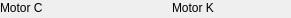
   <widget class="caFrame" name="caFrame_15">
    <property name="geometry">
     <rect>
      <x>56</x>
      <y>450</y>
      <width>291</width>
      <height>18</height>
     </rect>
    </property>
    <widget class="caLabel" name="caLabel_31">
     <property name="geometry">
      <rect>
       <x>0</x>
       <y>0</y>
       <width>90</width>
       <height>15</height>
      </rect>
     </property>
     <property name="text">
      <string>Motor C</string>
     </property>
     <property name="alignment">
      <set>Qt::AlignAbsolute|Qt::AlignLeading|Qt::AlignLeft|Qt::AlignVCenter</set>
     </property>
     <property name="fontScaleMode">
      <enum>ESimpleLabel::WidthAndHeight</enum>
     </property>
     <property name="foreground">
      <color>
       <red>0</red>
       <green>0</green>
       <blue>0</blue>
      </color>
     </property>
     <property name="background">
      <color alpha="0">
       <red>0</red>
       <green>0</green>
       <blue>0</blue>
      </color>
     </property>
     <property name="frameShape">
      <enum>QFrame::NoFrame</enum>
     </property>
    </widget>
    <widget class="caRelatedDisplay" name="caRelatedDisplay_18">
     <property name="geometry">
      <rect>
       <x>94</x>
       <y>1</y>
       <width>15</width>
       <height>15</height>
      </rect>
     </property>
     <property name="foreground">
      <color>
       <red>0</red>
       <green>0</green>
       <blue>0</blue>
      </color>
     </property>
     <property name="background">
      <color>
       <red>115</red>
       <green>223</green>
       <blue>255</blue>
      </color>
     </property>
     <property name="labels">
      <string>Motor C Extras;Motor C BISS;Motor C SSI;Motor C EtherCat;Motor C Amp;Motor C Motor</string>
     </property>
     <property name="files">
      <string>galil_motor_extras.ui ;galil_BISS.ui ;galil_SSI.ui ;galil_ECAT.ui ;galil_amp.ui ;motorx_all.ui </string>
     </property>
     <property name="args">
      <string>P=$(DMC),M=$(M3);P=$(DMC),M=$(M3);P=$(DMC),M=$(M3);P=$(DMC),M=$(M3);P=$(DMC),M=$(M3);P=$(DMC),M=$(M3)</string>
     </property>
     <property name="stackingMode" stdset="0">
      <enum>caRowColMenu::Menu</enum>
     </property>
     <property name="removeParent" stdset="0">
      <string>false;false;false;false;false;false</string>
     </property>
    </widget>
    <widget class="caLabel" name="caLabel_32">
     <property name="geometry">
      <rect>
       <x>172</x>
       <y>0</y>
       <width>90</width>
       <height>15</height>
      </rect>
     </property>
     <property name="text">
      <string>Motor K</string>
     </property>
     <property name="alignment">
      <set>Qt::AlignAbsolute|Qt::AlignLeading|Qt::AlignLeft|Qt::AlignVCenter</set>
     </property>
     <property name="fontScaleMode">
      <enum>ESimpleLabel::WidthAndHeight</enum>
     </property>
     <property name="foreground">
      <color>
       <red>0</red>
       <green>0</green>
       <blue>0</blue>
      </color>
     </property>
     <property name="background">
      <color alpha="0">
       <red>0</red>
       <green>0</green>
       <blue>0</blue>
      </color>
     </property>
     <property name="frameShape">
      <enum>QFrame::NoFrame</enum>
     </property>
    </widget>
    <widget class="caRelatedDisplay" name="caRelatedDisplay_19">
     <property name="geometry">
      <rect>
       <x>274</x>
       <y>1</y>
       <width>15</width>
       <height>15</height>
      </rect>
     </property>
     <property name="foreground">
      <color>
       <red>0</red>
       <green>0</green>
       <blue>0</blue>
      </color>
     </property>
     <property name="background">
      <color>
       <red>115</red>
       <green>223</green>
       <blue>255</blue>
      </color>
     </property>
     <property name="labels">
      <string>Motor K;Motor K kinematics</string>
     </property>
     <property name="files">
      <string>motorx_all.ui ;galil_csmotor_kinematics.ui </string>
     </property>
     <property name="args">
      <string>P=$(DMC),M=$(M11);P=$(DMC),M=$(M11),M1=$(M1),M2=$(M2),M3=$(M3),M4=$(M4),M5=$(M5),M6=$(M6),M7=$(M7),M8=$(M8),M9=$(M9),M10=$(M10),M11=$(M11),M12=$(M12),M13=$(M13),M14=$(M14),M15=$(M15),M16=$(M16)</string>
     </property>
     <property name="stackingMode" stdset="0">
      <enum>caRowColMenu::Menu</enum>
     </property>
     <property name="removeParent" stdset="0">
      <string>false;false</string>
     </property>
    </widget>
   </widget>
